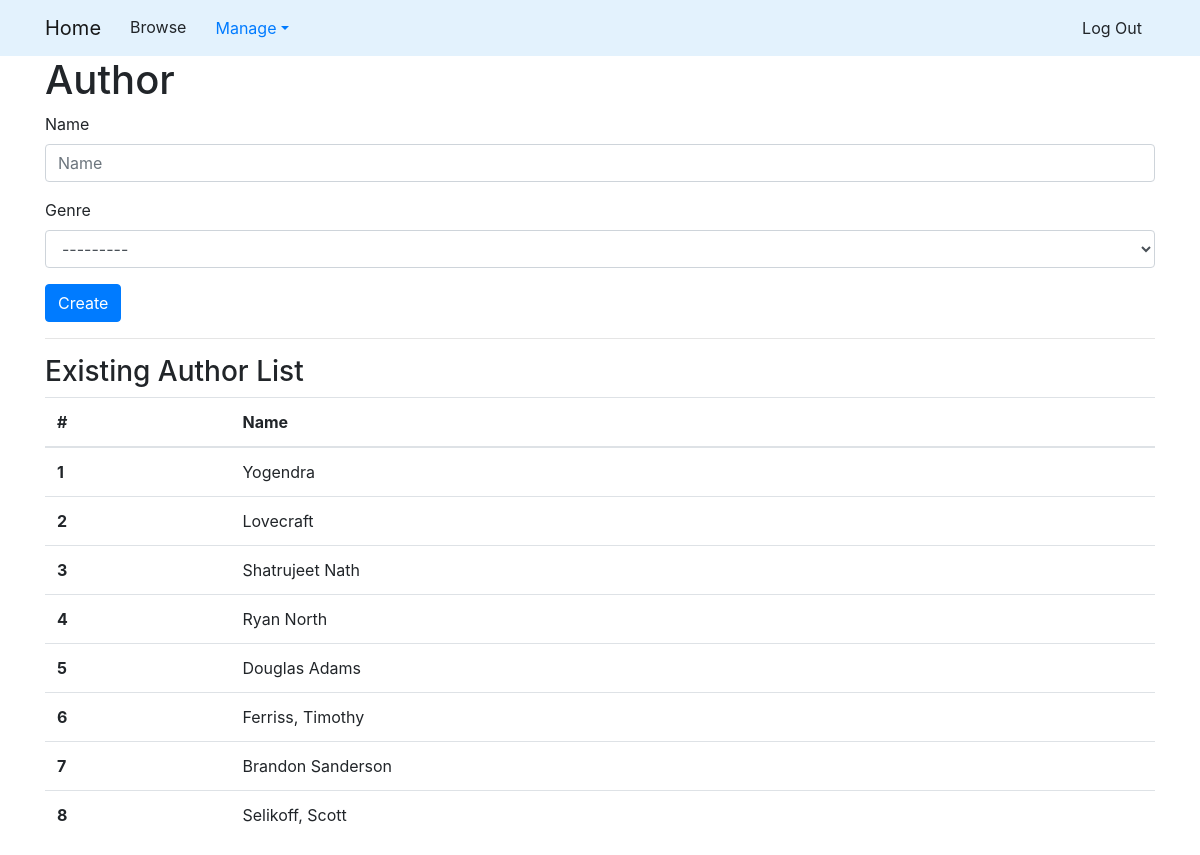
Page /author/ (signed in) on the committed database.
### library_app/models.py (models this page shows, shortened)
class Genre(models.Model):
    name = models.TextField()
    def __str__(self):
        return self.name

class Author(models.Model):
    name = models.TextField()

### library_app/views.py (the view)
# urls.py: url('author/', views.CreateAuthorView.as_view(), name='author'),
class CreateAuthorView(SuperUserRequiredMixin, CreateView):
    form_class = forms.CreateAuthorForm
    success_url = reverse_lazy('library_app:author')
    template_name = 'library_app/author.html'
    def get_context_data(self, **kwargs):
        kwargs['author_list'] = models.Author.objects.order_by('id')
        return super(CreateAuthorView, self).get_context_data(**kwargs)

### library_app/forms.py
class CreateAuthorForm(forms.ModelForm):
    genre = forms.ModelChoiceField(queryset=Genre.objects.all())
    class Meta:
        model = Author
        fields = ('name',)
        widgets = {
            'name': forms.TextInput(attrs={'class': 'textinputclass'}),
        }

### library_app/views.py (called while the page is built)
    def test_func(self):
        return self.request.user.is_superuser

### library_app/templates/library_app/author.html (shortened to what this page needs)
{% extends "base.html" %}
{% load bootstrap4 %}
{% block body_block %}
<div class="container">
    <h1>Author</h1>
    <form method="POST">
        {% bootstrap_form form %}
        <input type="submit" class="btn btn-primary" value="Create">
    </form>
    <hr>
    <h3>Existing Author List</h3>
    <table class="table">
        <thead>
            <tr>
                <th scope="col">#</th>
                <th scope="col">Name</th>
            </tr>
        </thead>
        <tbody>
            {% for author in author_list %}
            <tr>
                <th scope="row">{{author.pk}}</th>
                <td>{{author.name}}</td>
            </tr>
            {% endfor %}
        </tbody>
    </table>
</div>
{% endblock %}

### library_app/static/library_app/css/master.css (style rules this page uses)
body { background-color: red; }
body { margin-top:30px; }

### rows in the picture
Author: pk "1", name "Yogendra"
Author: pk "2", name "Lovecraft"
Author: pk "3", name "Shatrujeet Nath"
Author: pk "4", name "Ryan North"
Author: pk "5", name "Douglas Adams"
Author: pk "6", name "Ferriss, Timothy"
Author: pk "7", name "Brandon Sanderson"
Author: pk "8", name "Selikoff, Scott"
